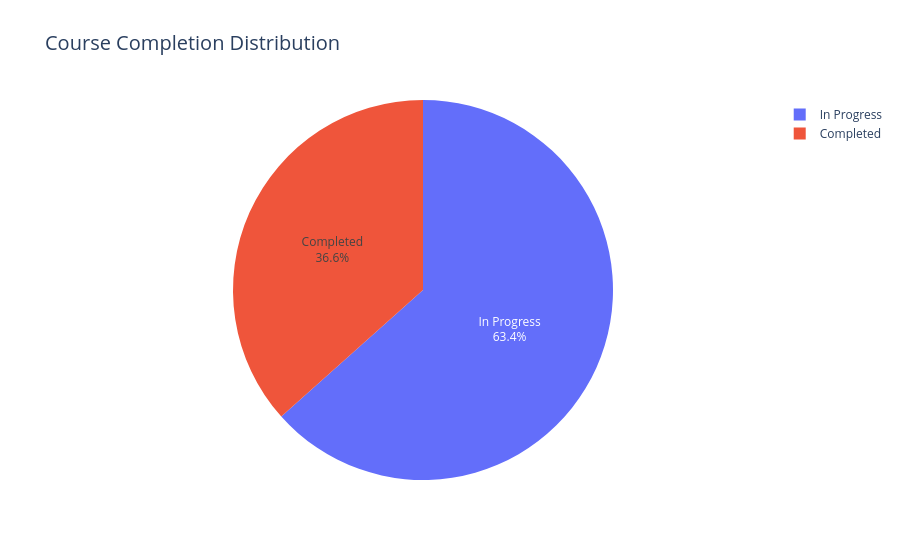

The notebook cell this image was saved under:
### Code cell
df = pd.read_csv("online_learning_platform_dataset.csv")

completion_counts = df["Completion_Status"].value_counts().reset_index()
completion_counts.columns = ["Completion_Status", "Count"]

fig = px.pie(
    completion_counts,
    names="Completion_Status",
    values="Count",
    title="Course Completion Distribution"
)

fig.update_traces(
    textinfo="percent+label",
    hoverinfo="label+percent+value"
)

fig.update_layout(
    title_font=dict(size=20)
)

fig.show()

### Figure 1 — Plotly figure (JSON) as saved in the notebook; plotly's stock layout.template omitted (floating-point values rounded to 4 significant figures)
{"data": [{"domain": {"x": [0, 1], "y": [0, 1]}, "hoverinfo": "label+percent+value", "hovertemplate": "Completion_Status=%{label}<br>Count=%{value}<extra></extra>", "labels": ["In Progress", "Completed"], "legendgroup": "", "name": "", "showlegend": true, "textinfo": "percent+label", "type": "pie", "values": [317, 183]}], "layout": {"legend": {"tracegroupgap": 0}, "title": {"font": {"size": 20}, "text": "Course Completion Distribution"}}}
